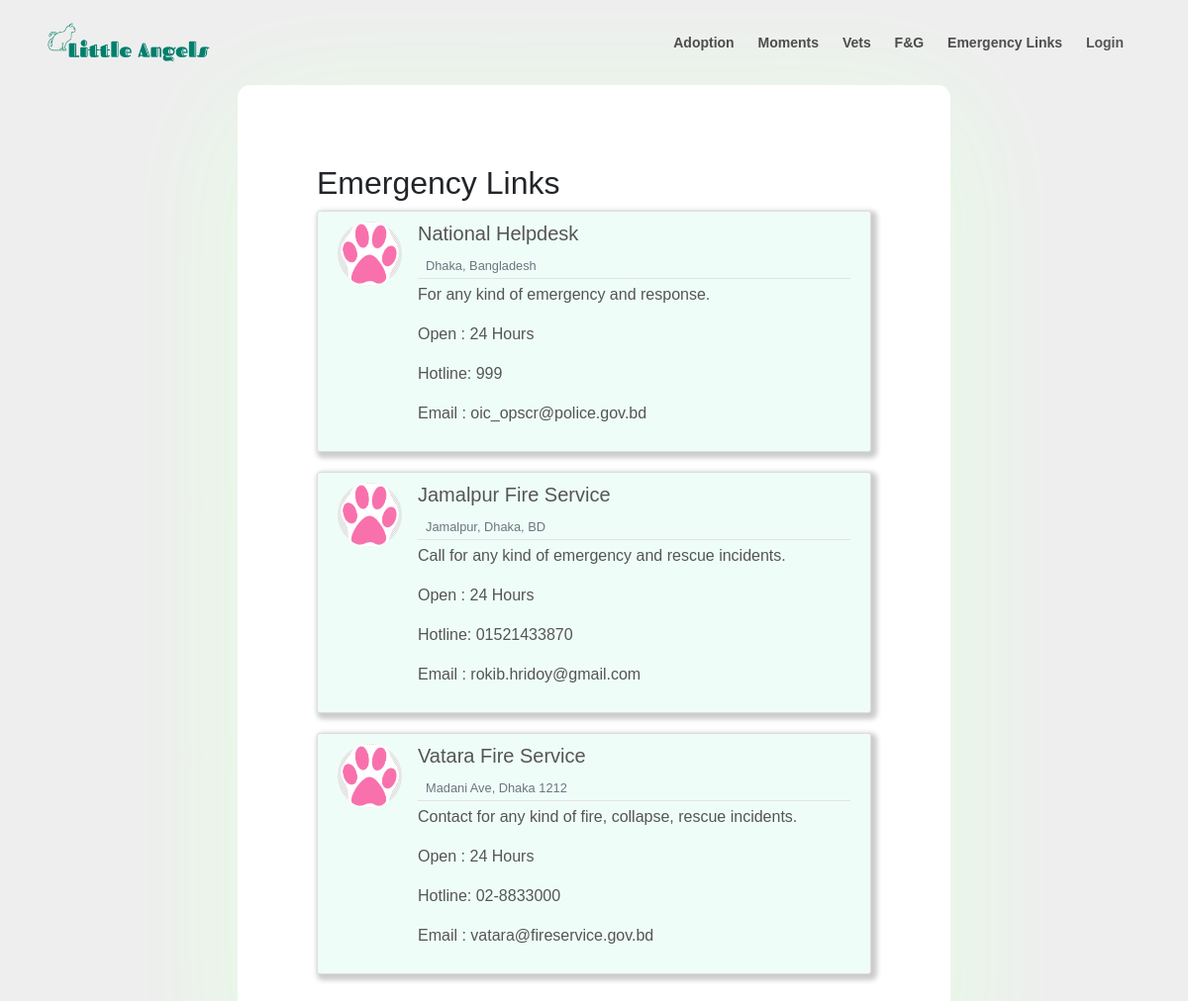
The app's page /emergency/ with its own data.
### emergency/models.py (models this page shows, shortened)
class EmergencyLink(models.Model):
    title = models.CharField(max_length=30)
    content = models.TextField()
    location = models.CharField(max_length=50)
    work_hours = models.CharField(max_length=20)
    phone = models.CharField(max_length=11)
    email = models.EmailField()
    image = models.ImageField(default='default_emergency.png', upload_to='emergency_pics')

### emergency/views.py (the view)
# urls.py: path('', PostListView.as_view(), name='adoption'),
class PostListView(ListView):
    model = EmergencyLink
    template_name = 'emergency/emergency.html'
    context_object_name = 'posts'
    ordering = ['location']
    paginate_by = 5

### emergency/templates/emergency/emergency.html (shortened to what this page needs)
{% extends 'home/base.html' %}
{% block content %}
<div class="boss">
    <div class="blog-post">
        <div>
            <h2>Emergency Links<h2>
        </div>
        {% for p in posts %}
            <article class="media content-section">
                <img class="rounded-circle article-img" width="50px" src="{{p.image.url}}" alt="">
                <div class="media-body">
                <div class="article-metadata">
                    <a class="mr-2" href="#"><h5>{{ p.title }}</h5></a>
                    <small class="text-muted">{{ p.location}}</small>
                </div>
                <p class="article-content">{{ p.content }}</p>
                <p class="article-content">Open : {{ p.work_hours }}</p>
                <p class="article-content">Hotline: {{ p.phone }}</p>
                <p class="article-content">Email : {{ p.email }}</p>
                </div>
            </article>
        {%endfor %}
    </div>
</div>
{% endblock content %}

### home/static/home/main.css (style rules this page uses)
.content-section { background: #effdf9; padding: 10px 20px; border: 1px solid #dddddd; border-radius: 3px; margin-bottom: 20px; position: relative; margin-left: auto; margin-right: auto; box-shadow: 3px 3px 5px 3px #ccc;; }
.article-content { white-space: pre-line; }
.article-img { height: 65px; width: 65px; margin-right: 16px; }
.article-metadata { padding-bottom: 1px; margin-bottom: 4px; border-bottom: 1px solid #e3e3e3 }

### home/static/home/style-details.css (style rules this page uses)
* { margin: 0; padding: 0; box-sizing: border-box; }
body { font-family: Helvetica, sans-serif; width: 100%; height: 100vh; background-color: #eee; }
a { text-decoration: none; color: #555; }
p { color: #555; }
.blog-post { width: 60%; max-width: 98rem; padding: 5rem; background-color: #fff; box-shadow: 0 1.4rem 8rem #e5ffe5; display: block; align-items: center; justify-content: center; border-radius: 0.8rem; margin-left: auto; margin-right: auto; margin-bottom: 15px; height: auto; }
.boss { padding-bottom: 0.1px; }

### records on screen
EmergencyLink: image (placeholder picture), title "National Helpdesk", location "Dhaka, Bangladesh", content "For any kind of emergency and response.", work_hours "24 Hours", phone "999", email "oic_opscr@police.gov.bd"
EmergencyLink: image (placeholder picture), title "Jamalpur Fire Service", location "Jamalpur, Dhaka, BD", content "Call for any kind of emergency and rescue incidents.", work_hours "24 Hours", phone "01521433870", email "rokib.hridoy@gmail.com"
EmergencyLink: image (placeholder picture), title "Vatara Fire Service", location "Madani Ave, Dhaka 1212", content "Contact for any kind of fire, collapse, rescue incidents.", work_hours "24 Hours", phone "02-8833000", email "vatara@fireservice.gov.bd"
